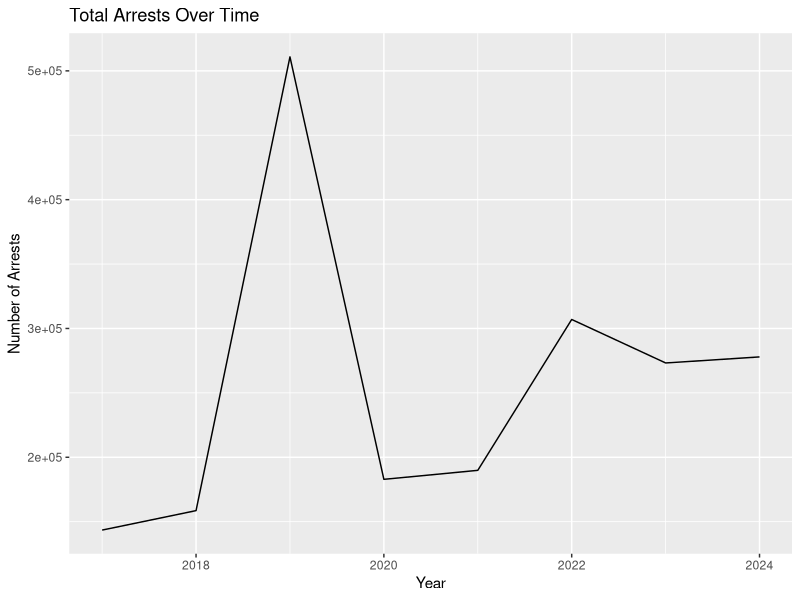
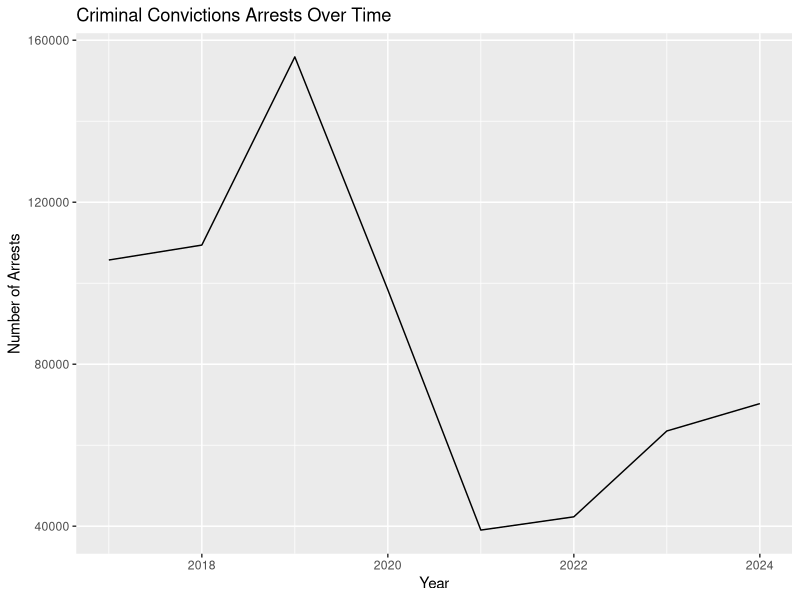
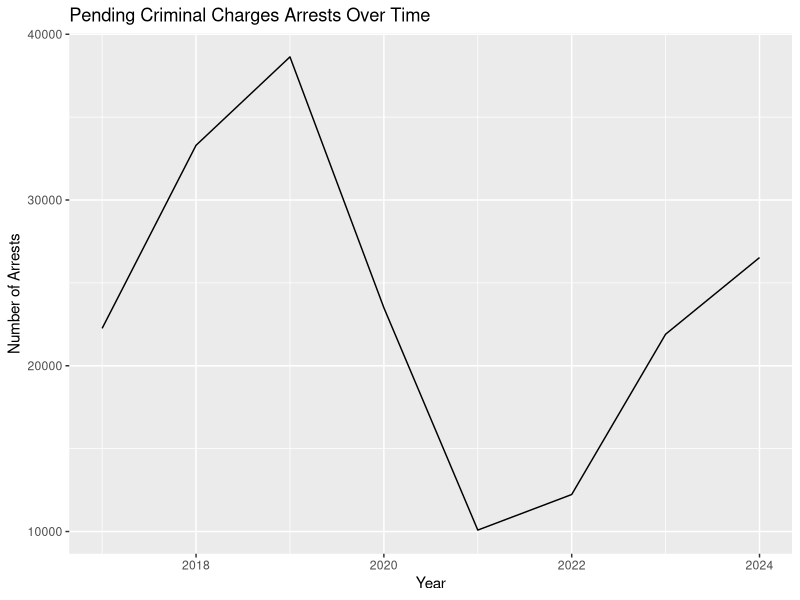
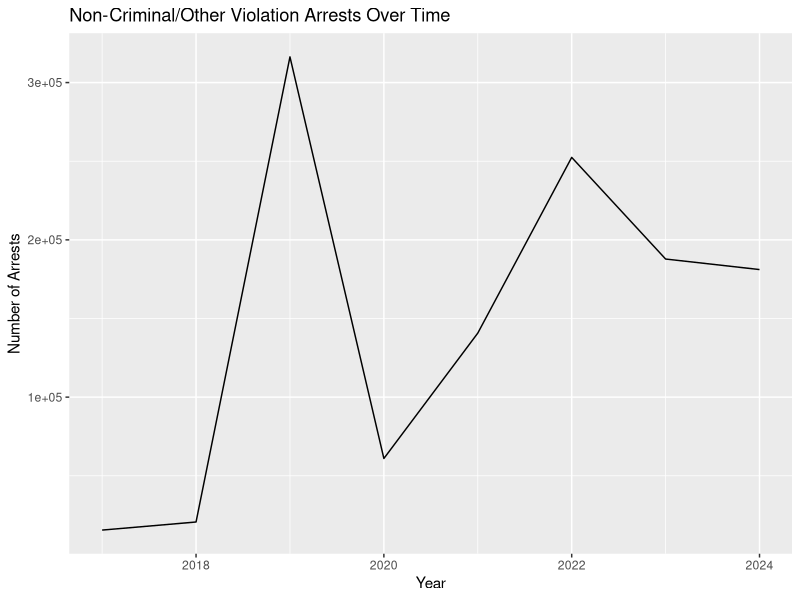

Recreate these plots in R, in order.
## ---- chunk 1
library(readr)
library(dplyr)
library(ggplot2)
library(tidyverse)
## ---- chunk 2
# Calling Initial Dataset

setwd("/Users/mnelso11/Documents/GitHub/project-team-awesomest/data")
BookIns2017 <- read_csv("Book-Ins FY2017.csv")
BookIns2018 <- read_csv("Book-Ins FY2018.csv")
BookIns2019 <- read_csv("Book-Ins FY2019.csv")
BookIns2020 <- read_csv("Book-Ins FY2020.csv")
BookIns2021 <- read_csv("Book-Ins FY2021.csv")
BookIns2022 <- read_csv("Book-Ins FY2022.csv")
BookIns2023 <- read_csv("Book-Ins FY2023.csv")
BookIns2024 <- read_csv("Book-Ins FY2024.csv")
## ---- chunk 3
BookIns <- BookIns2017 |>
  full_join(BookIns2018) |>
  full_join(BookIns2019) |>
  full_join(BookIns2020) |>
  full_join(BookIns2021) |>
  full_join(BookIns2022) |>
  full_join(BookIns2023) |>
  full_join(BookIns2024) 
## ---- chunk 4
# Visualizations On Book-Ins/Arrests Over Time

BookIns |>
  filter(Criminality %in% c("Total Arrests")) |>
  ggplot(aes(x = Year, y = Arrests)) + 
  geom_line() + 
  labs(title = "Total Arrests Over Time", x = "Year", y = "Number of Arrests")

BookIns |>
  filter(Criminality %in% c("Criminal Convictions")) |>
  ggplot(aes(x = Year, y = Arrests)) + 
  geom_line() + 
  labs(title = "Criminal Convictions Arrests Over Time", x = "Year", y = "Number of Arrests")
  
BookIns |>
  filter(Criminality %in% c("Pending Criminal Charges")) |>
  ggplot(aes(x = Year, y = Arrests)) + 
  geom_line() + 
  labs(title = "Pending Criminal Charges Arrests Over Time", x = "Year", y = "Number of Arrests")

BookIns |>
  filter(Criminality %in% c("No Known Criminal Charges or Convictions", "Other Immigration Violator")) |>
  ggplot(aes(x = Year, y = Arrests)) + 
  geom_line() + 
  labs(title = "Non-Criminal/Other Violation Arrests Over Time", x = "Year", y = "Number of Arrests")
